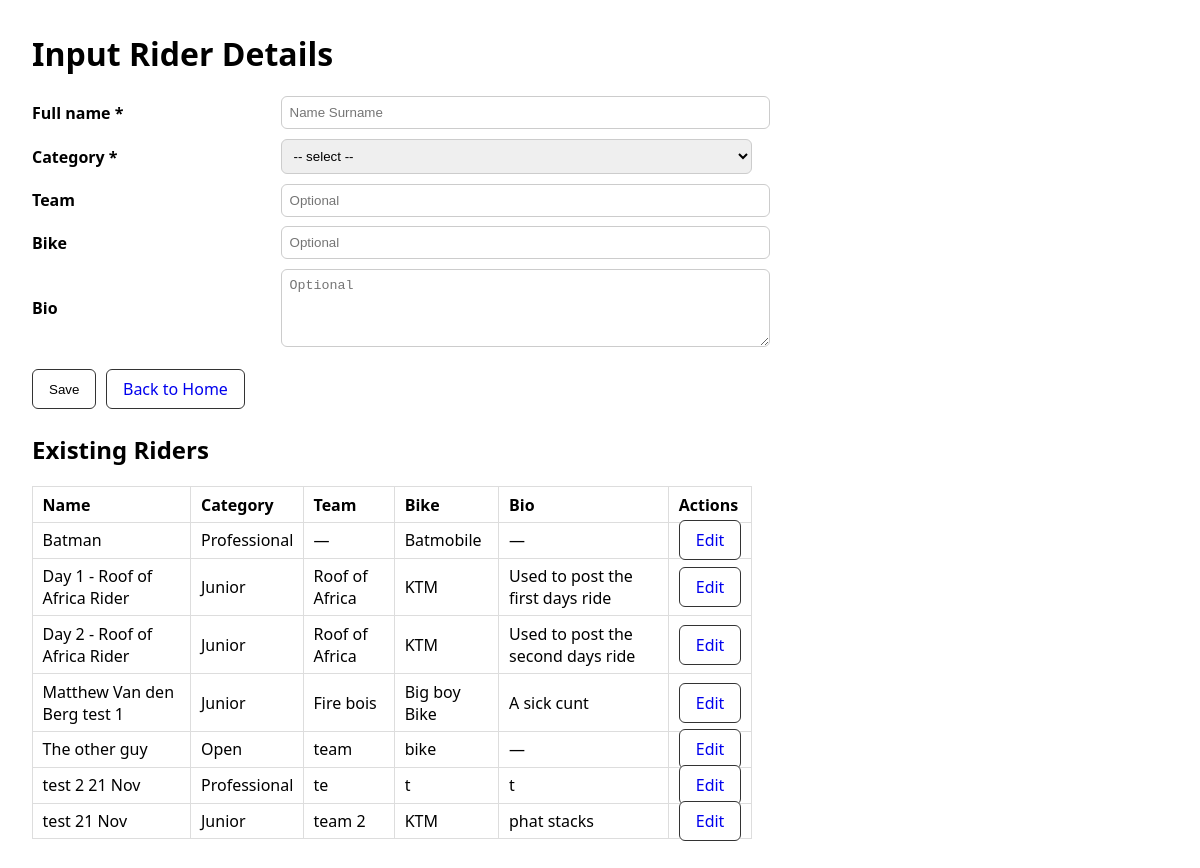
Screenshot of /riders/new with the database file from the repository.
### src/db/models.py (models this page shows)
class Rider(Base):
    __tablename__ = "riders"
    id = Column(Integer, primary_key=True)
    name = Column(String(128), nullable=False)
    bike = Column(String(128), nullable=True)
    bio = Column(Text, nullable=True)
    team = Column(String(128), nullable=True)
    category = Column(String(64), nullable=True)
    race_entries = relationship("RaceRider", back_populates="rider")

### src/web/riders.py (the view, shortened to what this page needs)
@bp_riders.route("/new", methods=["GET", "POST"])
@bp_riders.route("/<int:rider_id>/edit", methods=["GET", "POST"])
def rider_form(rider_id: Optional[int] = None):
    session = SessionLocal()
    try:
        riders = session.query(Rider).order_by(Rider.name.asc()).all()
        def _form_from_obj(obj: Optional[Rider]):
            return {
                "name": obj.name if obj else "",
                "category": obj.category if obj else "",
                "team": obj.team if obj else "",
                "bike": obj.bike if obj else "",
                "bio": obj.bio if obj else "",
            }
        if request.method == "GET":
            rider = session.query(Rider).get(rider_id) if rider_id else None
            form = _form_from_obj(rider)
            return render_template(
                "riders_form.html",
                categories=CATEGORIES,
                message=None,
                success=None,
                form=form,
                riders=riders,
                editing_rider=rider,
            )
    finally:
        session.close()

### templates/riders_form.html (shortened to what this page needs)
<!doctype html>
<html lang="en">
  <head>
  </head>
  <body>
    <h1>{{ 'Edit Rider' if editing_rider else 'Input Rider Details' }}</h1>
    <form method="post" action="{{ url_for('riders.rider_form', rider_id=editing_rider.id) if editing_rider else url_for('riders.rider_form') }}">
      <label for="name">Full name *</label>
      <input id="name" name="name" placeholder="Name Surname" required value="{{ form.name or '' }}"/>
      <label for="category">Category *</label>
      <select id="category" name="category" required>
        <option value="">-- select --</option>
      </select>
      <label for="team">Team</label>
      <input id="team" name="team" placeholder="Optional" value="{{ form.team or '' }}"/>
      <label for="bike">Bike</label>
      <input id="bike" name="bike" placeholder="Optional" value="{{ form.bike or '' }}"/>
      <label for="bio">Bio</label>
      <textarea id="bio" name="bio" rows="4" placeholder="Optional">{{ form.bio or '' }}</textarea>
      <div class="actions">
        <button class="btn" type="submit">Save</button>
        <a class="btn" href="{{ url_for('home.home_page') }}">Back to Home</a>
      </div>
    </form>
    <h2 style="margin-top:1.5rem;">Existing Riders</h2>
    {% if riders %}
      <table style="border-collapse:collapse; width:100%; margin-top:.6rem;">
        <thead>
          <tr>
            <th style="text-align:left; border:1px solid #ddd; padding:.4rem .6rem;">Name</th>
            <th style="text-align:left; border:1px solid #ddd; padding:.4rem .6rem;">Category</th>
            <th style="text-align:left; border:1px solid #ddd; padding:.4rem .6rem;">Team</th>
            <th style="text-align:left; border:1px solid #ddd; padding:.4rem .6rem;">Bike</th>
            <th style="text-align:left; border:1px solid #ddd; padding:.4rem .6rem;">Bio</th>
            <th style="text-align:left; border:1px solid #ddd; padding:.4rem .6rem;">Actions</th>
          </tr>
        </thead>
        <tbody>
          {% for r in riders %}
            <tr>
              <td style="border:1px solid #ddd; padding:.4rem .6rem;">{{ r.name }}</td>
              <td style="border:1px solid #ddd; padding:.4rem .6rem;">{{ r.category }}</td>
              <td style="border:1px solid #ddd; padding:.4rem .6rem;">{{ r.team or '—' }}</td>
              <td style="border:1px solid #ddd; padding:.4rem .6rem;">{{ r.bike or '—' }}</td>
              <td style="border:1px solid #ddd; padding:.4rem .6rem;">{{ r.bio or '—' }}</td>
              <td style="border:1px solid #ddd; padding:.4rem .6rem;">
                <a class="btn" href="{{ url_for('riders.rider_form', rider_id=r.id) }}">Edit</a>
              </td>
            </tr>
          {% endfor %}
        </tbody>
      </table>
    {% else %}
      <p style="color:#555;">No riders found.</p>
    {% endif %}
  </body>
</html>

### templates/riders_form.html (style rules this page uses)
body { font-family: system-ui, sans-serif; margin: 2rem; max-width: 720px; }
form { display:grid; grid-template-columns: 1fr 2fr; gap:.6rem .8rem; align-items:center; }
label { font-weight:600; }
input, select, textarea { padding:.5rem; border:1px solid #ccc; border-radius:6px; width:100%; }
.actions { grid-column: 1 / -1; display:flex; gap:.6rem; margin-top:.8rem; }
.btn { padding:.5rem 1rem; border:1px solid #333; border-radius:6px; text-decoration:none; background:white; cursor:pointer; }

### rows the page displays
Rider: name "Batman", category "Professional", team "—", bike "Batmobile", bio "—"
Rider: name "Day 1 - Roof of Africa Rider", category "Junior", team "Roof of Africa", bike "KTM", bio "Used to post the first days ride"
Rider: name "Day 2 - Roof of Africa Rider", category "Junior", team "Roof of Africa", bike "KTM", bio "Used to post the second days ride"
Rider: name "Matthew Van den Berg test 1", category "Junior", team "Fire bois", bike "Big boy Bike", bio "A sick cunt"
Rider: name "The other guy", category "Open", team "team", bike "bike", bio "—"
Rider: name "test 2 21 Nov", category "Professional", team "te", bike "t", bio "t"
Rider: name "test 21 Nov", category "Junior", team "team 2", bike "KTM", bio "phat stacks"

### other values shown
{{ 'Edit Rider' if editing_rider else 'Input Rider Details' }} "Input Rider Details"
